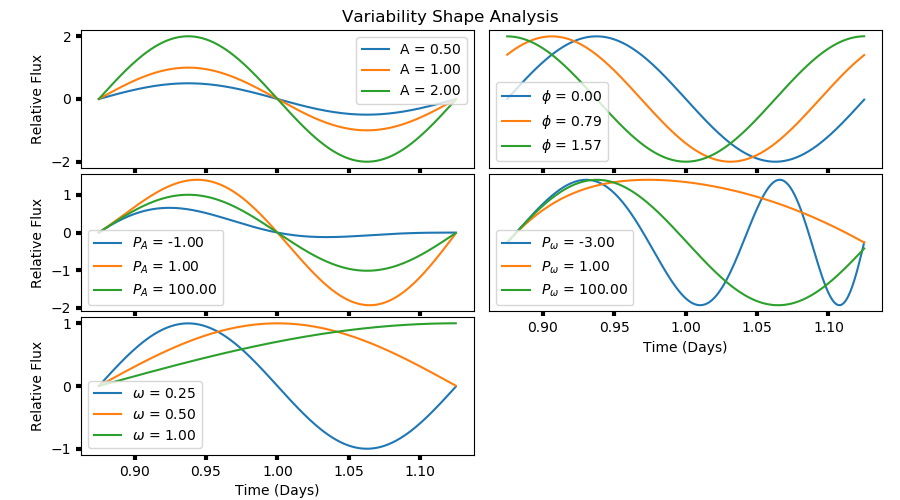

Generate this figure with Python:
import numpy as np
import matplotlib.pyplot as plt

wave = lambda t,A,w,phi : A*np.sin(2*np.pi*t/w + phi)
wave_amp = lambda t,A,w,wA,phi : ( A+A*np.sin(2*np.pi*t/wA) )*np.sin(2*np.pi*t/w + phi)
wave_freq = lambda t,A,w,ww,phi : A*np.sin(2*np.pi*t/(w+w*np.sin(2*np.pi*t/ww)) + phi)
wave_quasi = lambda t,A,w,wA,ww,phi : ( A+A*np.sin(2*np.pi*t/wA) )*np.sin(2*np.pi*t/(w+w*np.sin(2*np.pi*t/ww)) + phi)

qwave = lambda t,pars : ( pars['A']+pars['A']*np.sin(2*np.pi*t/pars['PA']) )*np.sin(2*np.pi*t/(pars['w']+pars['w']*np.sin(2*np.pi*t/pars['Pw'])) + pars['phi'])


if __name__ == "__main__":
    t = np.linspace(0.875,1.125,180) # [days]

    changes = {'A':[0.5,1,2], 'PA':[-1,1,100],'w':[6./24,12./24,24./24],'Pw':[-3,1,100],'phi':[0,np.pi/4,np.pi/2]}

    label = {'A':'A', 'PA':r'$P_A$','w':r'$\omega$','Pw':r'$P_\omega$','phi':r'$\phi$'}
    ncols = 2
    nkeys = len(changes.keys())+1
    f,ax = plt.subplots(int(nkeys/ncols),ncols,figsize=(9,5))
    plt.subplots_adjust(left=0.09,bottom=0.09,right=0.98,top=0.94,wspace=0.04,hspace=0.04)
    f.suptitle('Variability Shape Analysis')

    for k in range(nkeys-1):
        i = int(k/ncols)
        j = k%ncols
        key = list(changes.keys())[k]
        init = {'A':1,'PA':1000,'w':6./24,'Pw':1000,'phi':0}

        for v in changes[key]:
            init[key] = v
            ax[i,j].plot(t, qwave(t-t[0], init),label="{} = {:.2f}".format(label[key], v))

        ax[i,j].legend(loc='best')
        ax[i,j].set_xlabel('Time (Days)')
        #ax[i,j].set_ylim([0.986,1.0005])

        if j == 1:
            ax[i,j].get_yaxis().set_ticks([])
        else:
            ax[i,j].set_ylabel('Relative Flux')

    f.delaxes(ax[-1,-1])
    #plt.show()
    plt.savefig('quasiperiodicity.png')
